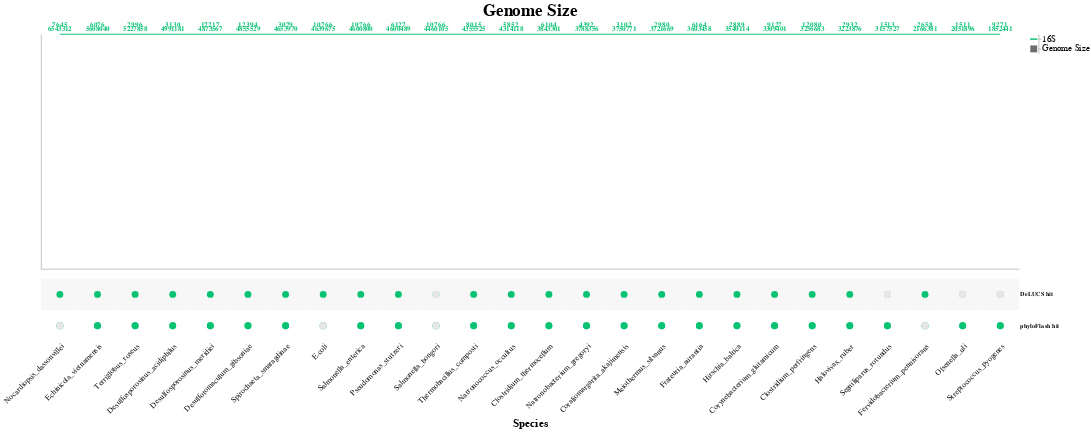

Notebook source saved alongside this figure:
### Code cell
# combine all charts to make final upset plot
upset_plot = alt.hconcat(
    vertical_bar_chart,
    legendline + legendbar
)

upset_plot = alt.vconcat(
    upset_plot,
    matrix_view
)

# final graph settings tuning
upset_plot.configure_view(
    stroke=None
).configure_axis(
    titleFontSize=matrix_title_size,
    labelFontSize=matrix_label_size
).configure_title(
    fontSize=vertical_bar_title_font_size
)

### Figure 1 — Vega-Lite specification as saved in the notebook (floating-point values rounded to 4 significant figures)
{"config": {"view": {"continuousWidth": 400, "continuousHeight": 300, "stroke": null}, "axis": {"labelFontSize": 13, "titleFontSize": 23}, "title": {"fontSize": 35}}, "vconcat": [{"hconcat": [{"layer": [{"mark": {"type": "bar", "color": "#303030", "size": 40}, "encoding": {"color": {"condition": {"value": "#303030", "selection": {"not": "selector025"}}, "value": "#09c372"}, "tooltip": [{"field": "Whole Genome", "title": "Size", "type": "quantitative"}], "x": {"axis": {"domain": true, "grid": false, "labels": false, "ticks": false}, "field": "Species", "sort": {"field": "Whole Genome", "order": "descending"}, "title": null, "type": "nominal"}, "y": {"axis": {"grid": false, "labelFontSize": 14, "orient": "left"}, "field": "Whole Genome", "scale": {"type": "log"}, "title": null, "type": "quantitative"}}, "height": 480.0, "selection": {"selector025": {"type": "multi", "on": "mouseover", "fields": ["Species"]}}, "title": "Genome Size", "width": 2000}, {"mark": {"type": "text", "color": "#303030", "dy": -10, "fontWeight": "bold", "size": 14}, "encoding": {"color": {"condition": {"value": "#303030", "selection": {"not": "selector025"}}, "value": "#09c372"}, "text": {"field": "Whole Genome", "type": "quantitative"}, "tooltip": [{"field": "Whole Genome", "title": "Size", "type": "quantitative"}], "x": {"axis": {"domain": true, "grid": false, "labels": false, "ticks": false}, "field": "Species", "sort": {"field": "Whole Genome", "order": "descending"}, "title": null, "type": "nominal"}, "y": {"axis": {"grid": false, "labelFontSize": 14, "orient": "left"}, "field": "Whole Genome", "scale": {"type": "log"}, "title": null, "type": "quantitative"}}, "height": 480.0, "title": "Genome Size", "width": 2000}, {"mark": {"type": "line", "color": "#09c372", "opacity": 1}, "encoding": {"color": {"value": "#09c372"}, "tooltip": [{"field": "Whole Genome", "title": "Size", "type": "quantitative"}], "x": {"axis": {"domain": true, "grid": false, "labels": false, "ticks": false}, "field": "Species", "sort": {"field": "Whole Genome", "order": "descending"}, "title": null, "type": "nominal"}, "y": {"field": "16S", "type": "quantitative"}}, "height": 480.0, "title": "Genome Size", "width": 2000}, {"mark": {"type": "text", "align": "center", "baseline": "middle", "color": "#303030", "dy": -19, "fontSize": 15, "fontWeight": "bold"}, "encoding": {"color": {"value": "#09c372"}, "text": {"field": "16S", "type": "quantitative"}, "tooltip": [{"field": "Whole Genome", "title": "Size", "type": "quantitative"}], "x": {"axis": {"domain": true, "grid": false, "labels": false, "ticks": false}, "field": "Species", "sort": {"field": "Whole Genome", "order": "descending"}, "title": null, "type": "nominal"}, "y": {"field": "16S", "type": "quantitative"}}, "height": 480.0, "title": "Genome Size", "width": 2000}], "data": {"name": "data-7d5bde777312ea7265b9179ab3a43a87"}}, {"layer": [{"mark": {"type": "tick", "color": "black", "opacity": 1, "orient": "horizontal", "size": 15, "thickness": 3}, "encoding": {"color": {"value": "#09c372"}, "y": {"axis": {"labelFontSize": 18, "orient": "right", "titleAngle": 0, "titleFontSize": 0, "titleX": 80, "titleY": -5}, "field": "y", "type": "nominal"}}}, {"mark": {"type": "square", "color": "#303030", "size": 200}, "encoding": {"y": {"axis": {"labelFontSize": 18, "orient": "right", "titleAngle": 0, "titleFontSize": 0, "titleX": 80, "titleY": -5}, "field": "x", "type": "nominal"}}}], "data": {"name": "data-185abc78353180a1199c4e53bfbbe46e"}}]}, {"layer": [{"mark": {"type": "circle", "opacity": 1, "size": 200}, "encoding": {"color": {"condition": {"field": "value", "legend": null, "scale": {"domain": [0, 1], "range": ["#E6E6E6", "#303030"]}, "type": "nominal", "selection": {"not": "selector026"}}, "value": "#09c372"}, "x": {"axis": {"domain": false, "grid": false, "labelAngle": -45, "labelFontSize": 16, "labelFontWeight": "normal", "labelLimit": 10000, "ticks": false}, "field": "Species", "sort": {"field": "Whole Genome", "order": "descending"}, "title": "Species", "type": "nominal"}, "y": {"axis": {"domain": false, "grid": false, "labelFontWeight": "bold", "orient": "right", "ticks": false}, "field": "key", "title": null, "type": "nominal"}}, "height": 128.0, "selection": {"selector025": {"type": "multi", "on": "mouseover", "fields": ["Species"]}, "selector026": {"type": "multi", "on": "mouseover", "fields": ["Species", "value"]}}, "transform": [{"fold": ["phyloFlash hit", "DeLUCS hit"]}], "width": 2000}, {"mark": "rect", "encoding": {"color": {"value": "#F7F7F7"}, "x": {"axis": {"domain": false, "grid": false, "labelAngle": -45, "labelFontSize": 16, "labelFontWeight": "normal", "labelLimit": 10000, "ticks": false}, "field": "Species", "sort": {"field": "Whole Genome", "order": "descending"}, "title": "Species", "type": "nominal"}, "y": {"axis": {"domain": false, "grid": false, "labelFontWeight": "bold", "orient": "right", "ticks": false}, "field": "key", "title": null, "type": "nominal"}}, "height": 128.0, "transform": [{"fold": ["phyloFlash hit", "DeLUCS hit"]}, {"filter": "(datum.key === 'DeLUCS hit')"}], "width": 2000}, {"mark": {"type": "circle", "opacity": 1, "size": 200}, "encoding": {"color": {"condition": {"field": "value", "legend": null, "scale": {"domain": [0, 1], "range": ["#E6E6E6", "#303030"]}, "type": "nominal", "selection": {"not": "selector026"}}, "value": "#09c372"}, "x": {"axis": {"domain": false, "grid": false, "labelAngle": -45, "labelFontSize": 16, "labelFontWeight": "normal", "labelLimit": 10000, "ticks": false}, "field": "Species", "sort": {"field": "Whole Genome", "order": "descending"}, "title": "Species", "type": "nominal"}, "y": {"axis": {"domain": false, "grid": false, "labelFontWeight": "bold", "orient": "right", "ticks": false}, "field": "key", "title": null, "type": "nominal"}}, "height": 128.0, "transform": [{"fold": ["phyloFlash hit", "DeLUCS hit"]}], "width": 2000}, {"mark": {"type": "circle", "opacity": 1, "size": 230}, "encoding": {"color": {"value": "#E6E6E6"}, "x": {"axis": {"domain": false, "grid": false, "labelAngle": -45, "labelFontSize": 16, "labelFontWeight": "normal", "labelLimit": 10000, "ticks": false}, "field": "Species", "sort": {"field": "Whole Genome", "order": "descending"}, "title": "Species", "type": "nominal"}, "y": {"axis": {"domain": false, "grid": false, "labelFontWeight": "bold", "orient": "right", "ticks": false}, "field": "key", "title": null, "type": "nominal"}}, "height": 128.0, "transform": [{"fold": ["phyloFlash hit", "DeLUCS hit"]}, {"filter": "(datum['value'] === 0)"}], "width": 2000}], "data": {"name": "data-7d5bde777312ea7265b9179ab3a43a87"}}], "$schema": "https://vega.github.io/schema/vega-lite/v4.17.0.json", "datasets": {"data-7d5bde777312ea7265b9179ab3a43a87": [{"Unnamed: 0": 16, "Species": "Nocardiopsis_dassonvillei", "Whole Genome": 6543312, "16S": 7645, "phyloFlash hit": 0, "DeLUCS hit": 1}, {"Unnamed: 0": 8, "Species": "Echinicola_vietnamensis", "Whole Genome": 5608040, "16S": 6076, "phyloFlash hit": 1, "DeLUCS hit": 1}, {"Unnamed: 0": 24, "Species": "Terriglobus_roseus", "Whole Genome": 5227858, "16S": 2996, "phyloFlash hit": 1, "DeLUCS hit": 1}, {"Unnamed: 0": 4, "Species": "Desulfosporosinus_acidiphilus", "Whole Genome": 4991181, "16S": 3130, "phyloFlash hit": 1, "DeLUCS hit": 1}, {"Unnamed: 0": 5, "Species": "Desulfosporosinus_meridiei", "Whole Genome": 4873567, "16S": 17217, "phyloFlash hit": 1, "DeLUCS hit": 1}, {"Unnamed: 0": 6, "Species": "Desulfotomaculum_gibsoniae", "Whole Genome": 4855529, "16S": 12394, "phyloFlash hit": 1, "DeLUCS hit": 1}, {"Unnamed: 0": 22, "Species": "Spirochaeta_smaragdinae", "Whole Genome": 4653970, "16S": 3079, "phyloFlash hit": 1, "DeLUCS hit": 1}, {"Unnamed: 0": 7, "Species": "E.coli", "Whole Genome": 4639675, "16S": 10766, "phyloFlash hit": 0, "DeLUCS hit": 1}, {"Unnamed: 0": 20, "Species": "Salmonella_enterica", "Whole Genome": 4600800, "16S": 10766, "phyloFlash hit": 1, "DeLUCS hit": 1}, {"Unnamed: 0": 18, "Species": "Pseudomonas_stutzeri", "Whole Genome": 4600489, "16S": 6127, "phyloFlash hit": 1, "DeLUCS hit": 1}, {"Unnamed: 0": 19, "Species": "Salmonella_bongori", "Whole Genome": 4460105, "16S": 10766, "phyloFlash hit": 0, "DeLUCS hit": 0}, {"Unnamed: 0": 25, "Species": "Thermobacillus_composti", "Whole Genome": 4355525, "16S": 8015, "phyloFlash hit": 1, "DeLUCS hit": 1}, {"Unnamed: 0": 15, "Species": "Natronococcus_occultus", "Whole Genome": 4314118, "16S": 5852, "phyloFlash hit": 1, "DeLUCS hit": 1}, {"Unnamed: 0": 1, "Species": "Clostridium_thermocellum", "Whole Genome": 3843301, "16S": 6104, "phyloFlash hit": 1, "DeLUCS hit": 1}, {"Unnamed: 0": 14, "Species": "Natronobacterium_gregoryi", "Whole Genome": 3788356, "16S": 4392, "phyloFlash hit": 1, "DeLUCS hit": 1}, {"Unnamed: 0": 2, "Species": "Coraliomargarita_akajimensis", "Whole Genome": 3750771, "16S": 3102, "phyloFlash hit": 1, "DeLUCS hit": 1}, {"Unnamed: 0": 13, "Species": "Meiothermus_silvanus", "Whole Genome": 3721669, "16S": 2980, "phyloFlash hit": 1, "DeLUCS hit": 1}, {"Unnamed: 0": 10, "Species": "Frateuria_aurantia", "Whole Genome": 3603458, "16S": 6164, "phyloFlash hit": 1, "DeLUCS hit": 1}, {"Unnamed: 0": 12, "Species": "Hirschia_baltica", "Whole Genome": 3540114, "16S": 2889, "phyloFlash hit": 1, "DeLUCS hit": 1}, {"Unnamed: 0": 3, "Species": "Corynebacterium_glutamicum", "Whole Genome": 3309401, "16S": 9127, "phyloFlash hit": 1, "DeLUCS hit": 1}, {"Unnamed: 0": 0, "Species": "Clostridium_perfringens", "Whole Genome": 3256683, "16S": 12080, "phyloFlash hit": 1, "DeLUCS hit": 1}, {"Unnamed: 0": 11, "Species": "Halovivax_ruber", "Whole Genome": 3223876, "16S": 2932, "phyloFlash hit": 1, "DeLUCS hit": 1}, {"Unnamed: 0": 21, "Species": "Segniliparus_rotundus", "Whole Genome": 3157527, "16S": 1513, "phyloFlash hit": 1, "DeLUCS hit": 0}, {"Unnamed: 0": 9, "Species": "Fervidobacterium_pennivorans", "Whole Genome": 2166381, "16S": 2658, "phyloFlash hit": 0, "DeLUCS hit": 1}, {"Unnamed: 0": 17, "Species": "Olsenella_uli", "Whole Genome": 2051896, "16S": 1511, "phyloFlash hit": 1, "DeLUCS hit": 0}, {"Unnamed: 0": 23, "Species": "Streptococcus_pyogenes", "Whole Genome": 1852441, "16S": 9271, "phyloFlash hit": 1, "DeLUCS hit": 0}], "data-185abc78353180a1199c4e53bfbbe46e": [{"y": "16S", "x": "Genome Size"}]}}
